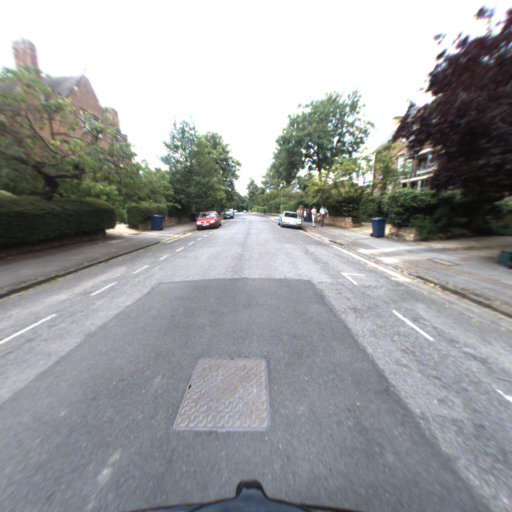
#> input picture lib/ipm/images/rear1.png, 1024 x 1024 px, given in place of i, which was not available (shown at 1/2 size)
$ python -i ipm_matches.py   (imports and definitions only)   (older library calls are emulated)
#> lines starting #> are read from the running program, lines starting #| are printed output that depends on the picture; pictures that were not available may be replaced by others from this repository, and a replacement may not be noted
### lib/ipm/ipm.py
import cv2
import matplotlib.pyplot as plt
import numpy as np
from utils import perspective, Plane, load_camera_params, bilinear_sampler
from sys import argv, exit


def ipm_from_parameters(image, xyz, K, RT, TARGET_H, TARGET_W):
	P = K @ RT
	pixel_coords = perspective(xyz, P, TARGET_H, TARGET_W)
	image2 = bilinear_sampler(image, pixel_coords)
	return image2.astype(np.uint8)

def ipm(imgFile, cfgFile):
#> called with imgFile = 'i'
	image = cv2.cvtColor(cv2.imread(imgFile), cv2.COLOR_BGR2RGB)
	TARGET_H, TARGET_W = 1024, 1024
	# TARGET_H, TARGET_W = 800, 800

	plane = Plane(20, -25, 0, 0, 0, 0, TARGET_H, TARGET_W, 0.035)

	extrinsic, intrinsic = load_camera_params(cfgFile)

	warped1 = ipm_from_parameters(image, plane.xyz, intrinsic, extrinsic, TARGET_H, TARGET_W)

	return warped1

# [23 lines that do not run on import are left out]

### lib/ipm/utils.py
import json

import numpy as np


# =========================================================
# Geometry
# =========================================================
def rotation_from_euler(roll=1., pitch=1., yaw=1.):
    """
    Get rotation matrix
    Args:
        roll, pitch, yaw:       In radians

    Returns:
        R:          [4, 4]
    """
    si, sj, sk = np.sin(roll), np.sin(pitch), np.sin(yaw)
    ci, cj, ck = np.cos(roll), np.cos(pitch), np.cos(yaw)
    cc, cs = ci * ck, ci * sk
    sc, ss = si * ck, si * sk

    R = np.identity(4)
    R[0, 0] = cj * ck
    R[0, 1] = sj * sc - cs
    R[0, 2] = sj * cc + ss
    R[1, 0] = cj * sk
    R[1, 1] = sj * ss + cc
    R[1, 2] = sj * cs - sc
    R[2, 0] = -sj
    R[2, 1] = cj * si
    R[2, 2] = cj * ci
    return R


def translation_matrix(vector):
    """
    Translation matrix

    Args:
        vector list[float]:     (x, y, z)

    Returns:
        T:      [4, 4]
    """
    M = np.identity(4)
    M[:3, 3] = vector[:3]
    return M


def load_camera_params(file):
    """
    Get the intrinsic and extrinsic parameters
    Returns:
        Camera extrinsic and intrinsic matrices
    """
    with open(file, 'rt') as handle:
#> (reads lib/ipm/cameraFront.json from the repository)
        p = json.load(handle)

    fx, fy = p['fx'], p['fy']
    u0, v0 = p['u0'], p['v0']

    pitch, roll, yaw = p['pitch'], p['roll'], p['yaw']
    x, y, z = p['x'], p['y'], p['z']

    # Intrinsic
    K = np.array([[fx, 0, u0, 0],
                  [0, fy, v0, 0],
                  [0, 0, 1, 0],
                  [0, 0, 0, 1]])

    # Extrinsic
    R_veh2cam = np.transpose(rotation_from_euler(roll, pitch, yaw))
    T_veh2cam = translation_matrix((-x, -y, -z))

    # Rotate to camera coodinates
    R = np.transpose(np.array([[0., 0., 1., 0.],
                               [1., 0., 0., 0.],
                               [0., -1., 0., 0.],
                               [0., 0., 0., 1.]]))

    RT = R @ R_veh2cam @ T_veh2cam
    return RT, K


# =========================================================
# Projections
# =========================================================
def perspective(cam_coords, proj_mat, h, w):
    """
    P = proj_mat @ (x, y, z, 1)
    Project cam2pixel

    Args:
        cam_coords:         [4, npoints]
        proj_mat:           [4, 4]

    Returns:
        pix coords:         [h, w, 2]
    """
    eps = 1e-7
    pix_coords = proj_mat @ cam_coords

    pix_coords = pix_coords[:2, :] / (pix_coords[2, :] + eps)
    pix_coords = np.reshape(pix_coords, (2, h, w))
    pix_coords = np.transpose(pix_coords, (1, 2, 0))
    return pix_coords


def bilinear_sampler(imgs, pix_coords):
    """
    Construct a new image by bilinear sampling from the input image.
    Args:
        imgs:                   [H, W, C]
        pix_coords:             [h, w, 2]
    :return:
        sampled image           [h, w, c]
    """
    img_h, img_w, img_c = imgs.shape
#> img_h = 1024; img_w = 1024; img_c = 3
    pix_h, pix_w, pix_c = pix_coords.shape
    out_shape = (pix_h, pix_w, img_c)
#> out_shape = (1024, 1024, 3)

    pix_x, pix_y = np.split(pix_coords, [1], axis=-1)  # [pix_h, pix_w, 1]
    pix_x = pix_x.astype(np.float32)
    pix_y = pix_y.astype(np.float32)

    # Rounding
    pix_x0 = np.floor(pix_x)
    pix_x1 = pix_x0 + 1
    pix_y0 = np.floor(pix_y)
    pix_y1 = pix_y0 + 1

    # Clip within image boundary
    y_max = (img_h - 1)
#> y_max = 1023
    x_max = (img_w - 1)
#> x_max = 1023
    zero = np.zeros([1])

    pix_x0 = np.clip(pix_x0, zero, x_max)
    pix_y0 = np.clip(pix_y0, zero, y_max)
    pix_x1 = np.clip(pix_x1, zero, x_max)
    pix_y1 = np.clip(pix_y1, zero, y_max)

    # Weights [pix_h, pix_w, 1]
    wt_x0 = pix_x1 - pix_x
    wt_x1 = pix_x - pix_x0
    wt_y0 = pix_y1 - pix_y
    wt_y1 = pix_y - pix_y0

    # indices in the image to sample from
    dim = img_w
#> dim = 1024

    # Apply the lower and upper bound pix coord
    base_y0 = pix_y0 * dim
    base_y1 = pix_y1 * dim

    # 4 corner vertices
    idx00 = (pix_x0 + base_y0).flatten().astype(np.int)
    idx01 = (pix_x0 + base_y1).astype(np.int)
    idx10 = (pix_x1 + base_y0).astype(np.int)
    idx11 = (pix_x1 + base_y1).astype(np.int)

    # Gather pixels from image using vertices
    imgs_flat = imgs.reshape([-1, img_c]).astype(np.float32)
    im00 = imgs_flat[idx00].reshape(out_shape)
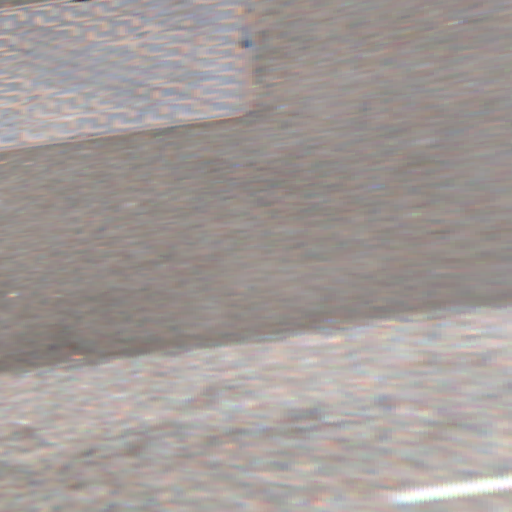
#> im00: shape (1024, 1024, 3) float32 (shown at 1/2 size); mean of channels 0, 1, 2 152.8, 155.4, 163; drawn as B, G, R
    im01 = imgs_flat[idx01].reshape(out_shape)
    im10 = imgs_flat[idx10].reshape(out_shape)
    im11 = imgs_flat[idx11].reshape(out_shape)

    # Apply weights [pix_h, pix_w, 1]
    w00 = wt_x0 * wt_y0
    w01 = wt_x0 * wt_y1
    w10 = wt_x1 * wt_y0
    w11 = wt_x1 * wt_y1
    output = w00 * im00 + w01 * im01 + w10 * im10 + w11 * im11
    return output


class Plane:
    """
    Defines a plane in the world
    """

    def __init__(self, x, y, z, roll, pitch, yaw,
                 col, row, scale):
        self.x, self.y, self.z = x, y, z
        self.roll, self.pitch, self.yaw = roll, pitch, yaw

        self.col, self.row = col, row
        self.scale = scale

        self.xyz = self.xyz_coord()

    def xyz_coord(self):
        """
        Returns:
            Grid coordinate: [b, 3/4, row*cols]
        """
        xmin = self.x
        xmax = self.x + self.col * self.scale
        ymin = self.y
        ymax = self.y + self.row * self.scale
        return meshgrid(xmin, xmax, self.col,
                        ymin, ymax, self.row)


def meshgrid(xmin, xmax, num_x, ymin, ymax, num_y, is_homogeneous=True):
    """
    Grid is parallel to z-axis

    Returns:
        array x,y,z,[1] coordinate   [3/4, num_x * num_y]
    """
    x = np.linspace(xmin, xmax, num_x)
    y = np.linspace(ymin, ymax, num_y)
    x, y = np.meshgrid(x, y)
    x = x.flatten()
    y = y.flatten()
    z = np.zeros_like(x)

    if is_homogeneous:
        coords = np.stack([x, y, z, np.ones_like(x)], axis=0)
    else:
        coords = np.stack([x, y, z], axis=0)
    return coords

### lib/ipm/ipm_matches.py
from PIL import Image
import cv2
import numpy as np
import pandas as pd
from ipm import ipm
import random

def getimgPair(imgData):
    imgFiles = []
    data = pd.read_csv(imgData, sep=',', header=1, names=['front', 'rear'])
    data = data.sample(n=100)
    imgFiles = [data['front'], data['rear']]

    return imgFiles

def build_dataset(imgFiles):
    cfgFront = '/home/udit/d2-net/lib/ipm/cameraFront.json'
    cfgRear = '/home/udit/d2-net/lib/ipm/cameraRear.json'
    for i in range(len(imgFiles[0][:])):

        front_top = ipm(imgFiles[0][i], cfgFront)
        rear_top = ipm(imgFiles[1][i], cfgRear)
#> call 2 of ipm, with imgFile = 'm'
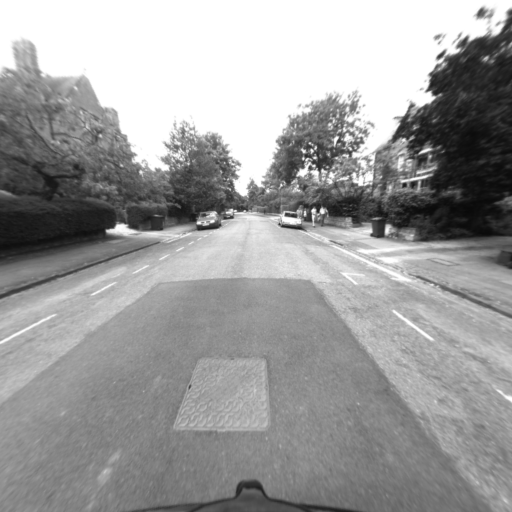
#> input picture lib/ipm/images/rear2.png, 1024 x 1024 px, given in place of m, which was not available (shown at 1/2 size)
#> in ipm, image is the input picture: shape (1024, 1024, 3); min 8, max 255, mean 156.6
#> (reads lib/ipm/cameraRear.json from the repository)
#> in bilinear_sampler (call 2), `im00 = imgs_flat[idx00].reshape(out_shape)`:
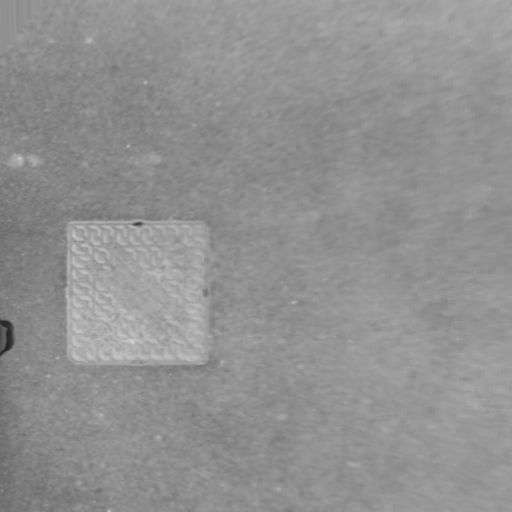
#> im00: shape (1024, 1024, 3) float32 (shown at 1/2 size); min 28, max 213, mean 145.2
        front_top = Image.fromarray(front_top).convert('LA').convert('RGB')
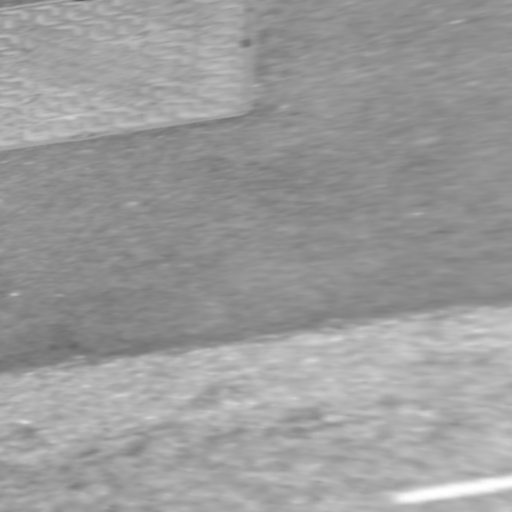
#> front_top: PIL image 1024x1024 RGB (shown at 1/2 size); min 80, max 255, mean 155
        rear_top = Image.fromarray(rear_top).convert('LA').convert('RGB')

        front_top.save('/scratch/udit/robotcar/overcast/ipm/front/' + str(i) + '.png')
        rear_top.save('/scratch/udit/robotcar/overcast/ipm/rear/' + str(i) + '.png')
        print(i)

# [5 lines not run here, left out]

>>> result = build_dataset('images/rear1.png')
